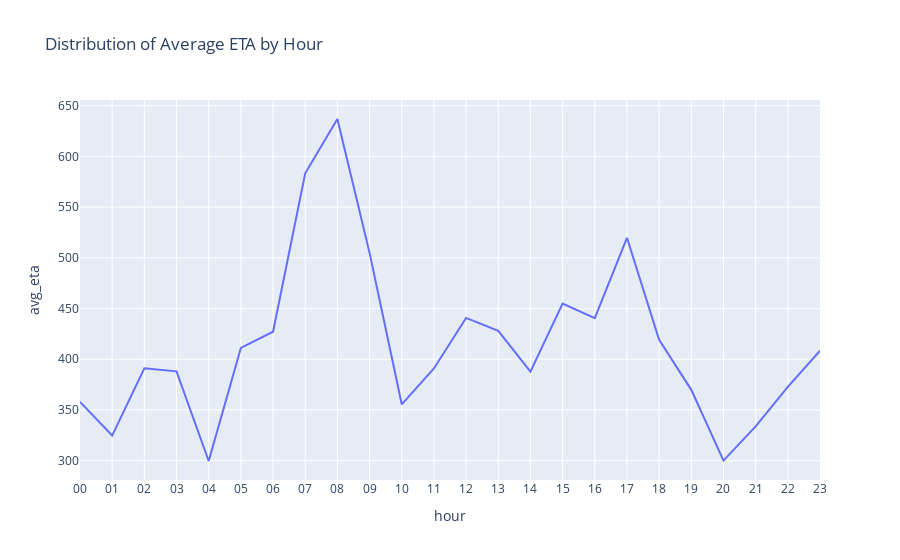

Source (notebook cell):
### Markdown cell above
During the early morning hours we can see that average time to cancellation has it's peak at 5:00AM when the driver is assigned, so I assume that clients cancelled the order because they have waited too long.

### Code cell
#creating new dataframe and calculating the average order_eta for each hour
avg_eta_by_hour = eta_data_frame_cleaned.groupby('hour').agg({'order_eta': 'mean'}).reset_index()

#renaming order_eta column
avg_eta_by_hour.rename(columns={'order_eta': 'avg_eta'}, inplace=True)

#creating a line plot
fig4 = px.line(avg_eta_by_hour, x='hour', y='avg_eta', 
              title='Distribution of Average ETA by Hour')
fig4.show()

### Figure 1 — Plotly figure (JSON) as saved in the notebook; plotly's stock layout.template omitted (floating-point values rounded to 4 significant figures)
{"data": [{"hovertemplate": "hour=%{x}<br>avg_eta=%{y}<extra></extra>", "legendgroup": "", "line": {"color": "#636efa", "dash": "solid"}, "marker": {"symbol": "circle"}, "mode": "lines", "name": "", "orientation": "v", "showlegend": false, "type": "scatter", "x": ["00", "01", "02", "03", "04", "05", "06", "07", "08", "09", "10", "11", "12", "13", "14", "15", "16", "17", "18", "19", "20", "21", "22", "23"], "xaxis": "x", "y": [358.0, 324.8, 391.0, 388.1, 299.7, 411.1, 427.1, 583.4, 636.9, 504.9, 355.6, 391.0, 440.8, 428.0, 387.8, 454.8, 440.6, 519.7, 419.2, 369.8, 300.1, 333.9, 372.7, 408.4], "yaxis": "y"}], "layout": {"legend": {"tracegroupgap": 0}, "title": {"text": "Distribution of Average ETA by Hour"}, "xaxis": {"anchor": "y", "domain": [0, 1], "title": {"text": "hour"}}, "yaxis": {"anchor": "x", "domain": [0, 1], "title": {"text": "avg_eta"}}}}
